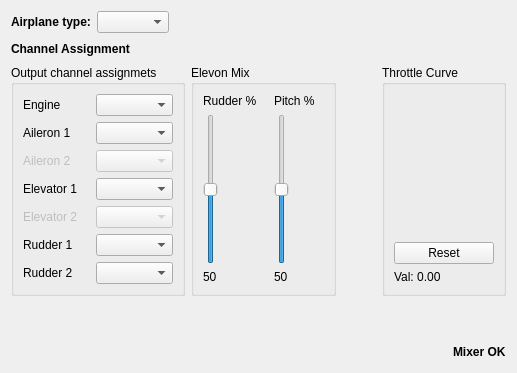
         <widget class="QWidget" name="fixedWing">
          <property name="enabled">
           <bool>true</bool>
          </property>
          <property name="autoFillBackground">
           <bool>false</bool>
          </property>
          <layout class="QVBoxLayout" name="verticalLayout_3" stretch="0">
           <item>
            <layout class="QVBoxLayout" name="verticalLayout_6">
             <item>
              <layout class="QHBoxLayout" name="horizontalLayout_3">
               <item>
                <widget class="QLabel" name="label_5">
                 <property name="sizePolicy">
                  <sizepolicy hsizetype="Minimum" vsizetype="Preferred">
                   <horstretch>0</horstretch>
                   <verstretch>0</verstretch>
                  </sizepolicy>
                 </property>
                 <property name="font">
                  <font>
                   <weight>75</weight>
                   <bold>true</bold>
                  </font>
                 </property>
                 <property name="text">
                  <string>Airplane type:</string>
                 </property>
                </widget>
               </item>
               <item>
                <widget class="QComboBox" name="fixedWingType"/>
               </item>
               <item>
                <spacer name="horizontalSpacer_3">
                 <property name="orientation">
                  <enum>Qt::Horizontal</enum>
                 </property>
                 <property name="sizeHint" stdset="0">
                  <size>
                   <width>40</width>
                   <height>20</height>
                  </size>
                 </property>
                </spacer>
               </item>
              </layout>
             </item>
             <item>
              <layout class="QHBoxLayout" name="horizontalLayout_23">
               <item>
                <widget class="QLabel" name="label_7">
                 <property name="font">
                  <font>
                   <weight>75</weight>
                   <bold>true</bold>
                  </font>
                 </property>
                 <property name="text">
                  <string>Channel Assignment</string>
                 </property>
                </widget>
               </item>
               <item>
                <spacer name="horizontalSpacer_15">
                 <property name="orientation">
                  <enum>Qt::Horizontal</enum>
                 </property>
                 <property name="sizeHint" stdset="0">
                  <size>
                   <width>40</width>
                   <height>20</height>
                  </size>
                 </property>
                </spacer>
               </item>
              </layout>
             </item>
             <item>
              <layout class="QHBoxLayout" name="horizontalLayout_4">
               <item>
                <widget class="QGroupBox" name="groupBox_2">
                 <property name="sizePolicy">
                  <sizepolicy hsizetype="Preferred" vsizetype="Expanding">
                   <horstretch>0</horstretch>
                   <verstretch>0</verstretch>
                  </sizepolicy>
                 </property>
                 <property name="minimumSize">
                  <size>
                   <width>0</width>
                   <height>100</height>
                  </size>
                 </property>
                 <property name="title">
                  <string>Output channel assignmets</string>
                 </property>
                 <layout class="QFormLayout" name="formLayout_3">
                  <item row="0" column="0">
                   <widget class="QLabel" name="fwEngineLabel">
                    <property name="text">
                     <string>Engine</string>
                    </property>
                   </widget>
                  </item>
                  <item row="0" column="1">
                   <widget class="QComboBox" name="fwEngineChannel">
                    <property name="toolTip">
                     <string>Select output channel for the engine</string>
                    </property>
                   </widget>
                  </item>
                  <item row="1" column="0">
                   <widget class="QLabel" name="fwAileron1Label">
                    <property name="minimumSize">
                     <size>
                      <width>60</width>
                      <height>0</height>
                     </size>
                    </property>
                    <property name="text">
                     <string>Aileron 1</string>
                    </property>
                   </widget>
                  </item>
                  <item row="1" column="1">
                   <widget class="QComboBox" name="fwAileron1Channel">
                    <property name="toolTip">
                     <string>Select output channel for the first aileron (or elevon)</string>
                    </property>
                   </widget>
                  </item>
                  <item row="2" column="0">
                   <widget class="QLabel" name="fwAileron2Label">
                    <property name="enabled">
                     <bool>false</bool>
                    </property>
                    <property name="minimumSize">
                     <size>
                      <width>60</width>
                      <height>0</height>
                     </size>
                    </property>
                    <property name="text">
                     <string>Aileron 2</string>
                    </property>
                   </widget>
                  </item>
                  <item row="2" column="1">
                   <widget class="QComboBox" name="fwAileron2Channel">
                    <property name="enabled">
                     <bool>false</bool>
                    </property>
                    <property name="toolTip">
                     <string>Select output channel for the second aileron (or elevon)</string>
                    </property>
                   </widget>
                  </item>
                  <item row="3" column="0">
                   <widget class="QLabel" name="fwElevator1Label">
                    <property name="minimumSize">
                     <size>
                      <width>67</width>
                      <height>0</height>
                     </size>
                    </property>
                    <property name="text">
                     <string>Elevator 1</string>
                    </property>
                   </widget>
                  </item>
                  <item row="3" column="1">
                   <widget class="QComboBox" name="fwElevator1Channel">
                    <property name="toolTip">
                     <string>Select output channel for the first elevator</string>
                    </property>
                   </widget>
                  </item>
                  <item row="4" column="0">
                   <widget class="QLabel" name="fwElevator2Label">
                    <property name="enabled">
                     <bool>false</bool>
                    </property>
                    <property name="minimumSize">
                     <size>
                      <width>67</width>
                      <height>0</height>
                     </size>
                    </property>
                    <property name="text">
                     <string>Elevator 2</string>
                    </property>
                   </widget>
                  </item>
                  <item row="4" column="1">
                   <widget class="QComboBox" name="fwElevator2Channel">
                    <property name="enabled">
                     <bool>false</bool>
                    </property>
                    <property name="toolTip">
                     <string>Select output channel for a secondry elevator</string>
                    </property>
                   </widget>
                  </item>
                  <item row="5" column="0">
                   <widget class="QLabel" name="fwRudder1Label">
                    <property name="text">
                     <string>Rudder 1</string>
                    </property>
                   </widget>
                  </item>
                  <item row="5" column="1">
                   <widget class="QComboBox" name="fwRudder1Channel">
                    <property name="toolTip">
                     <string>Select output channel for the first rudder</string>
                    </property>
                   </widget>
                  </item>
                  <item row="6" column="0">
                   <widget class="QLabel" name="fwRudder2Label">
                    <property name="text">
                     <string>Rudder 2</string>
                    </property>
                   </widget>
                  </item>
                  <item row="6" column="1">
                   <widget class="QComboBox" name="fwRudder2Channel">
                    <property name="toolTip">
                     <string>Select output channel for a secondary rudder</string>
                    </property>
                   </widget>
                  </item>
                 </layout>
                </widget>
               </item>
               <item>
                <widget class="QGroupBox" name="elevonMixBox">
                 <property name="sizePolicy">
                  <sizepolicy hsizetype="Preferred" vsizetype="Expanding">
                   <horstretch>0</horstretch>
                   <verstretch>0</verstretch>
                  </sizepolicy>
                 </property>
                 <property name="title">
                  <string>Elevon Mix</string>
                 </property>
                 <layout class="QVBoxLayout" name="verticalLayout_13">
                  <item>
                   <layout class="QHBoxLayout" name="horizontalLayout_8">
                    <item>
                     <layout class="QVBoxLayout" name="verticalLayout_14">
                      <item>
                       <widget class="QLabel" name="elevonLabel1">
                        <property name="minimumSize">
                         <size>
                          <width>65</width>
                          <height>0</height>
                         </size>
                        </property>
                        <property name="text">
                         <string>Rudder %</string>
                        </property>
                       </widget>
                      </item>
                      <item>
                       <widget class="QSlider" name="elevonSlider1">
                        <property name="maximum">
                         <number>100</number>
                        </property>
                        <property name="value">
                         <number>50</number>
                        </property>
                        <property name="orientation">
                         <enum>Qt::Vertical</enum>
                        </property>
                       </widget>
                      </item>
                      <item>
                       <widget class="QLabel" name="label_18">
                        <property name="text">
                         <string>50</string>
                        </property>
                       </widget>
                      </item>
                     </layout>
                    </item>
                    <item>
                     <layout class="QVBoxLayout" name="verticalLayout_15">
                      <item>
                       <widget class="QLabel" name="elevonLabel2">
                        <property name="minimumSize">
                         <size>
                          <width>50</width>
                          <height>0</height>
                         </size>
                        </property>
                        <property name="text">
                         <string>Pitch %</string>
                        </property>
                       </widget>
                      </item>
                      <item>
                       <widget class="QSlider" name="elevonSlider2">
                        <property name="maximum">
                         <number>100</number>
                        </property>
                        <property name="value">
                         <number>50</number>
                        </property>
                        <property name="orientation">
                         <enum>Qt::Vertical</enum>
                        </property>
                       </widget>
                      </item>
                      <item>
                       <widget class="QLabel" name="label_25">
                        <property name="text">
                         <string>50</string>
                        </property>
                       </widget>
                      </item>
                     </layout>
                    </item>
                   </layout>
                  </item>
                 </layout>
                </widget>
               </item>
               <item>
                <spacer name="horizontalSpacer_4">
                 <property name="orientation">
                  <enum>Qt::Horizontal</enum>
                 </property>
                 <property name="sizeHint" stdset="0">
                  <size>
                   <width>40</width>
                   <height>20</height>
                  </size>
                 </property>
                </spacer>
               </item>
               <item>
                <widget class="QGroupBox" name="groupBox_3">
                 <property name="sizePolicy">
                  <sizepolicy hsizetype="Preferred" vsizetype="Preferred">
                   <horstretch>0</horstretch>
                   <verstretch>100</verstretch>
                  </sizepolicy>
                 </property>
                 <property name="title">
                  <string>Throttle Curve</string>
                 </property>
                 <layout class="QVBoxLayout" name="verticalLayout_16">
                  <item>
                   <widget class="MixerCurveWidget" name="fixedWingThrottle" native="true">
                    <property name="sizePolicy">
                     <sizepolicy hsizetype="MinimumExpanding" vsizetype="MinimumExpanding">
                      <horstretch>0</horstretch>
                      <verstretch>0</verstretch>
                     </sizepolicy>
                    </property>
                    <property name="minimumSize">
                     <size>
                      <width>100</width>
                      <height>100</height>
                     </size>
                    </property>
                    <property name="maximumSize">
                     <size>
                      <width>200</width>
                      <height>200</height>
                     </size>
                    </property>
                    <property name="sizeIncrement">
                     <size>
                      <width>10</width>
                      <height>10</height>
                     </size>
                    </property>
                   </widget>
                  </item>
                  <item>
                   <widget class="QPushButton" name="fwThrottleReset">
                    <property name="text">
                     <string>Reset</string>
                    </property>
                   </widget>
                  </item>
                  <item>
                   <widget class="QLabel" name="fwThrottleCurveItemValue">
                    <property name="text">
                     <string>Val: 0.00</string>
                    </property>
                   </widget>
                  </item>
                 </layout>
                </widget>
               </item>
              </layout>
             </item>
             <item>
              <spacer name="verticalSpacer">
               <property name="orientation">
                <enum>Qt::Vertical</enum>
               </property>
               <property name="sizeHint" stdset="0">
                <size>
                 <width>20</width>
                 <height>40</height>
                </size>
               </property>
              </spacer>
             </item>
             <item>
              <layout class="QHBoxLayout" name="horizontalLayout_13">
               <item>
                <spacer name="horizontalSpacer_11">
                 <property name="orientation">
                  <enum>Qt::Horizontal</enum>
                 </property>
                 <property name="sizeHint" stdset="0">
                  <size>
                   <width>40</width>
                   <height>20</height>
                  </size>
                 </property>
                </spacer>
               </item>
               <item>
                <widget class="QLabel" name="fwStatusLabel">
                 <property name="font">
                  <font>
                   <weight>75</weight>
                   <bold>true</bold>
                  </font>
                 </property>
                 <property name="text">
                  <string>Mixer OK</string>
                 </property>
                </widget>
               </item>
              </layout>
             </item>
            </layout>
           </item>
          </layout>
         </widget>
